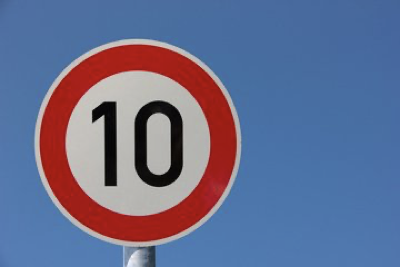
#> input picture test/images/road102.png, 400 x 267 px, given in place of road122.png, which was not available
$ python shape_recognition.py
#> lines starting #> are read from the running program, lines starting #| are printed output that depends on the picture; after the words box and inside, x2 and y2 are one past the last pixel; in counts of white or black regions, pixels touching at a corner belong together; pictures that were not available may be replaced by others from this repository, and a replacement may not be noted
import cv2
import os
import numpy as np
from matplotlib import pyplot as plt

paths = ['road122.png', 'road123.png', 'road123.png', 'road125.png', 'road126.png',
         'road127.png', 'road128.png', 'road129.png', 'road130.png', 'road131.png',
         'road132.png', 'road133.png', 'road134.png', 'road135.png', 'road136.png',
         'road137.png', 'road138.png', 'road139.png', 'road140.png', 'road141.png',
         'road142.png', 'road143.png', 'road144.png', 'road145.png', 'road146.png',
         'road147.png', 'road148.png', 'road149.png', 'road150.png', 'road151.png',
         'road152.png', 'road153.png', 'road154.png', 'road155.png']

for n in range(len(paths)):
    img = cv2.imread(os.path.join('test/images/', paths[n]))
#> img is the input picture: shape (267, 400, 3); mean B, G, R 144.6, 110.8, 102.4
    gray = cv2.cvtColor(img, cv2.COLOR_BGR2GRAY)
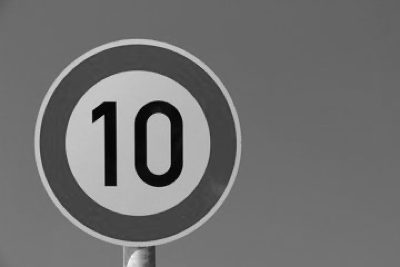
#> gray: shape (267, 400); min 0, max 244, mean 112.1

    # setting threshold of gray image
    _, threshold = cv2.threshold(gray, 70, 255, cv2.THRESH_BINARY)
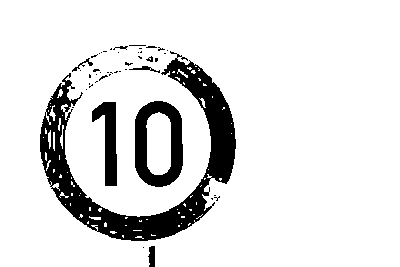
#> threshold: shape (267, 400); 87.8% white; 46 black regions (38 under 20 px), largest, box (x1, y1, x2, y2) and area: (40, 51, 236, 241) 9173, (135, 101, 183, 187) 2216, (92, 102, 117, 186) 1115
    _, threshold2 = cv2.threshold(gray, 125, 255, cv2.THRESH_BINARY)
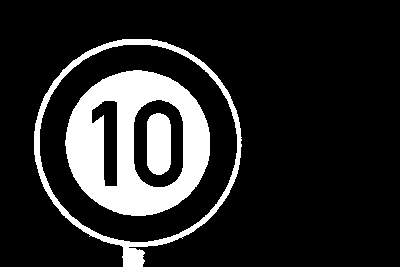
#> threshold2: shape (267, 400); 15.7% white; 3 white regions

    res = cv2.bitwise_and(threshold, threshold2)

    contours, _ = cv2.findContours(res, cv2.RETR_TREE, cv2.CHAIN_APPROX_SIMPLE)
#> contours = 6 contours; box (x1, y1, x2, y2) and area: (34, 39, 242, 267) 34109, (39, 44, 238, 243) 30831, (65, 70, 210, 216) 16325, (133, 99, 184, 188) 3832, (91, 100, 118, 187) 1362, (147, 113, 171, 175) 1282

    print(paths[n])
    k = 0

    for i in range(len(contours)):
        if i != 0:
            x, y, w, h = cv2.boundingRect(contours[i])

            approx = cv2.approxPolyDP(contours[i], 0.01 * cv2.arcLength(contours[i], True), True)
            if (1200 < cv2.contourArea(contours[i])) and (0.6 < (w / h) < 1.6) and k == 0 and \
                    (len(approx) == 4 or len(approx) == 5 or len(approx) == 7):
                print(int(x), int(x+w), int(y), int(y+h))
                cv2.drawContours(img, [contours[i]], 0, (0, 0, 255), 4)
                k = k + 1
#> this loop made 6 passes
#> (x, y, w, h) on passes 2 to 6: (39, 44, 199, 199), (65, 70, 145, 146), (91, 100, 27, 87), (133, 99, 51, 89), (147, 113, 24, 62)
#> after the loop, k = 0

    if k == 0:
        print('Classified but not detected')


    # displaying the image after drawing contours
    cv2.imshow(paths[n], img)
#> pass 2 of the loop `for n in range(len(paths)):`:
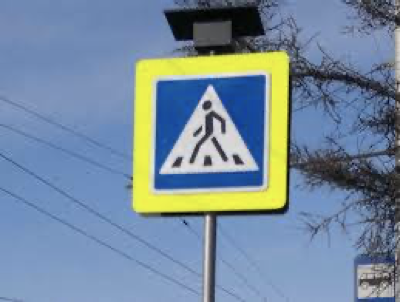
#> input picture test/images/road123.png, 400 x 302 px
#> img is the input picture: shape (302, 400, 3); mean B, G, R 157.9, 137.8, 117.1
#> gray: shape (302, 400)
#> `_, threshold = cv2.threshold(gray, 70, 255, cv2.THRESH_BINARY)`:
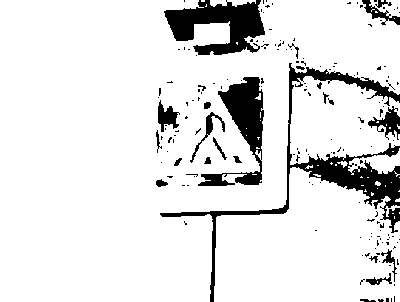
#> threshold: shape (302, 400); 88.8% white; 171 black regions (146 under 20 px), largest, box (x1, y1, x2, y2) and area: (160, 63, 400, 302) 5061, (164, 0, 265, 55) 3141, (198, 77, 264, 186) 2619
#> threshold2: shape (302, 400); 73% white; 91 black regions (72 under 20 px)
#> contours = 317 contours, 273 with area under 20; largest, box (x1, y1, x2, y2) and area: (0, 0, 292, 302) 71836, (215, 169, 375, 302) 13922, (154, 74, 267, 190) 12058, (267, 0, 400, 81) 5545, (159, 84, 259, 174) 4515
#> the loop `for i in range(len(contours)):` made 317 passes
#> (x, y, w, h, approx) on passes 2, 3, 5, 6, 9, 14: (395, 279, 2, 1, [[395, 279], [396, 279]]), (392, 279, 2, 1, [[392, 279], [393, 279]]), (396, 274, 1, 2, [[396, 274], [396, 275]]), (391, 273, 2, 2, [[392, 273], [391, 274]]), (399, 265, 1, 4, [[399, 265], [399, 268]]), (378, 289, 3, 3, [[378, 290], [379, 289], [380, 290], [379, 291]])
#> after the loop `for i in range(len(contours)):`:
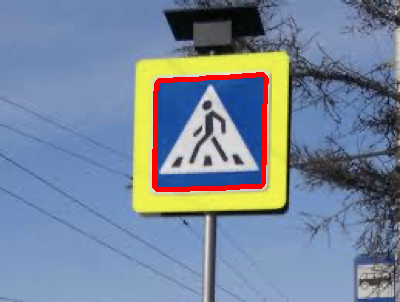
#> img: shape (302, 400, 3); 1.78% of pixels changed, all inside (x1, y1, x2, y2) = (152, 72, 269, 192)
#> after the loop `for i in range(len(contours)):`: k = 1
#> (the run stopped early here; a loop or call above may not have finished)
